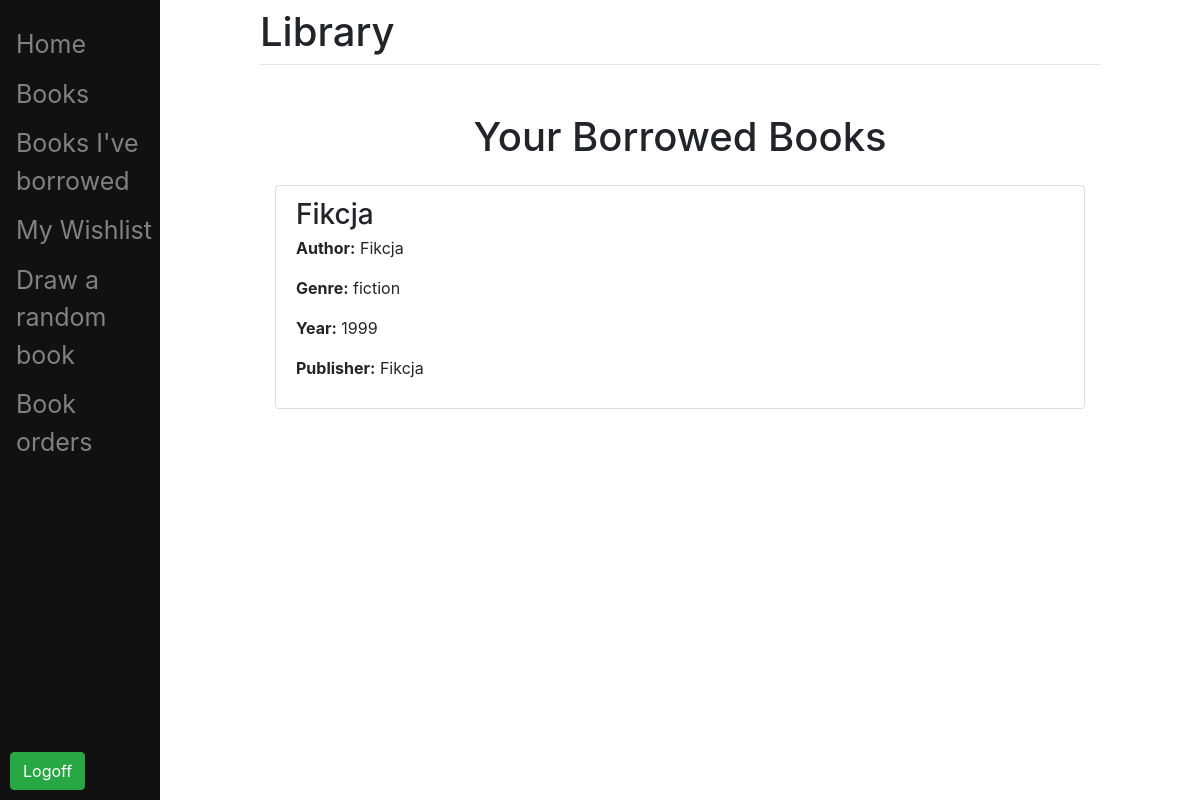
/mypage/ (signed in), run on an earlier commit of the app's database.
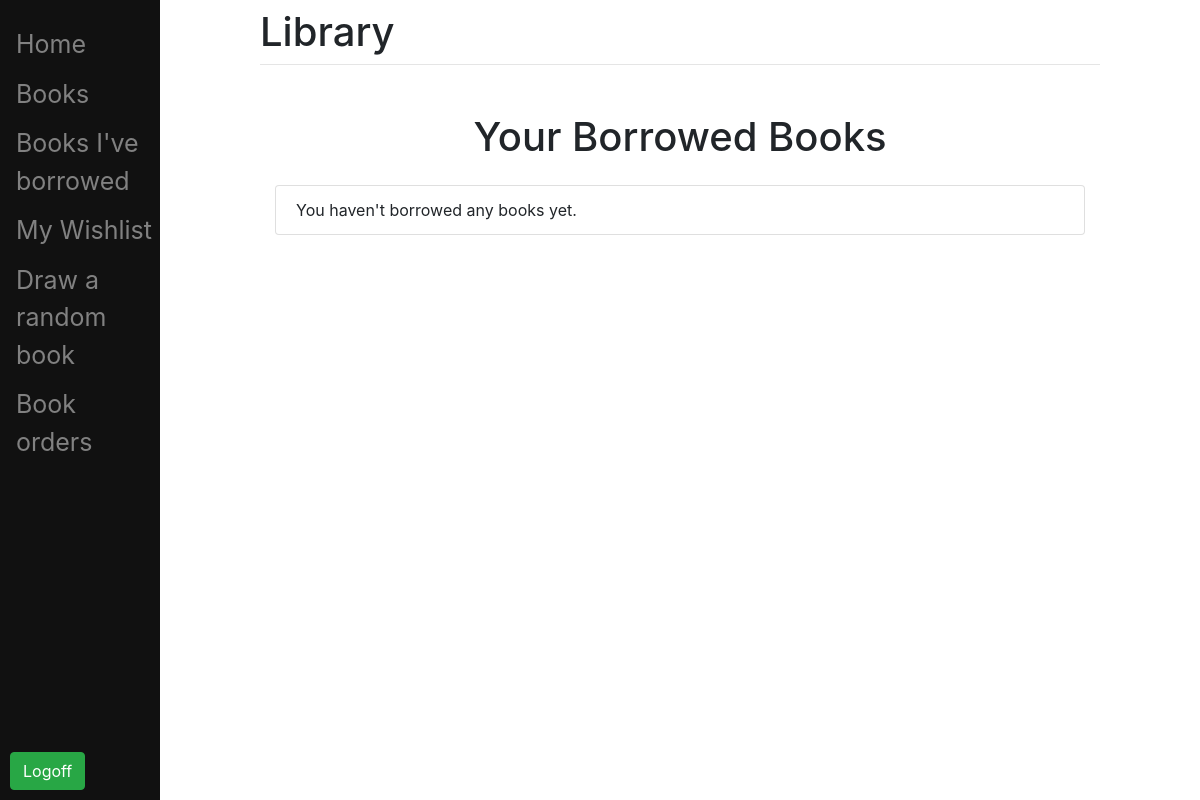
And on a later commit of the database.
### app/models.py (models this page shows, shortened)
class Book(models.Model):
    GENRE_CHOICES = [
        ('fiction', 'Fiction'),
        ('non-fiction', 'Non-Fiction'),
        ('fantasy', 'Fantasy'),
        ]
    title = models.CharField(max_length=200)
    author = models.CharField(max_length=200)
    genre = models.CharField(max_length=20, choices=GENRE_CHOICES)
    year = models.IntegerField()
    borrowed_by = models.ForeignKey(User, on_delete=models.CASCADE, related_name="book", null=True, blank=True)
    available = models.BooleanField(default=True)
    quantity = models.PositiveIntegerField(default=1)
    publisher = models.CharField(max_length=200,null=True, blank=True)

### app/views.py (the view)
# urls.py: path('mypage/', views.borrowed_books, name='borrowed_books'),
@login_required
def borrowed_books(request):
    user_borrowed_books = Book.objects.filter(borrowed_by=request.user)
    books_to_take = BooksToTake.objects.filter(user=request.user)
    return render(request, 'app/mypage.html', {'borrowed_books': user_borrowed_books, 'books_to_take': books_to_take})

### app/templates/app/mypage.html (shortened to what this page needs)
{% extends 'app/base.html' %}
{% block content %}
<div class="container mt-5">
    <h1 class="text-center mb-4">Your Borrowed Books</h1>
    <ul class="list-group">
        {% for book in borrowed_books %}
        <li class="list-group-item mb-3">
            <h3 class="mb-1">{{ book.title }}</h3>
            <p><strong>Author:</strong> {{ book.author }}</p>
            <p><strong>Genre:</strong> {{ book.genre }}</p>
            <p><strong>Year:</strong> {{ book.year }}</p>
            <p><strong>Publisher:</strong> {{ book.publisher }}</p>
        </li>
        {% empty %}
        <li class="list-group-item">You haven't borrowed any books yet.</li>
        {% endfor %}
    </ul>
</div>
{% endblock %}

### app/templates/app/base.html (shortened to what this page needs)
<!DOCTYPE html>
<html lang="en">
<head>
<link rel="stylesheet" href="https://cdn.jsdelivr.net/npm/bootstrap@4.3.1/dist/css/bootstrap.min.css">
</head>
<body>
    {% if user.is_authenticated %}
    <div class="sidenav">
        <a href="/home">Home</a>
        <a href="/books/">Books</a>
        <a href="/mypage/">Books I've borrowed</a>
        <a href="/wishlist">My Wishlist</a>
        <a href="/random_book">Draw a random book</a>
        {% for group in user.groups.all %}
            {% if group.name == 'Employees' %}
                <a href="/manage">Book orders</a>
            {% endif %}
        {% endfor %}
        <form method="post" action="{% url 'logout' %}">
            <button type="submit" class="btn btn-success" style="position: fixed; text-align:center; bottom:0;margin:10px;">Logoff</button>
        </form>
    </div>
    {% endif %}
    <div id="content" name="content" class="main">
        <div class="row justify-content-center">
            <div  style="width:80%;">
                <h1 class="mt-2">Library</h1>
                <hr class="mt-0 mb-4">
                    {% block content %}
                    {% endblock %}
            </div>
        </div>
    </div>
</body>
</html>

What changed in the data, as far as the page shows it:
no longer on this page (row edited): Book: title "Fikcja", author "Fikcja", genre "fiction", year "1999", publisher "Fikcja"
Also different on the page:
text now shown: "You haven't borrowed any books yet."
